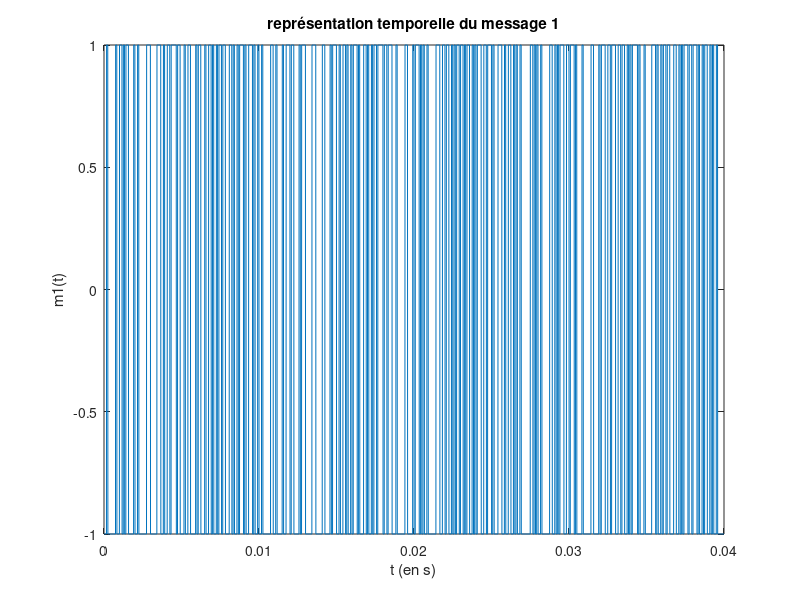
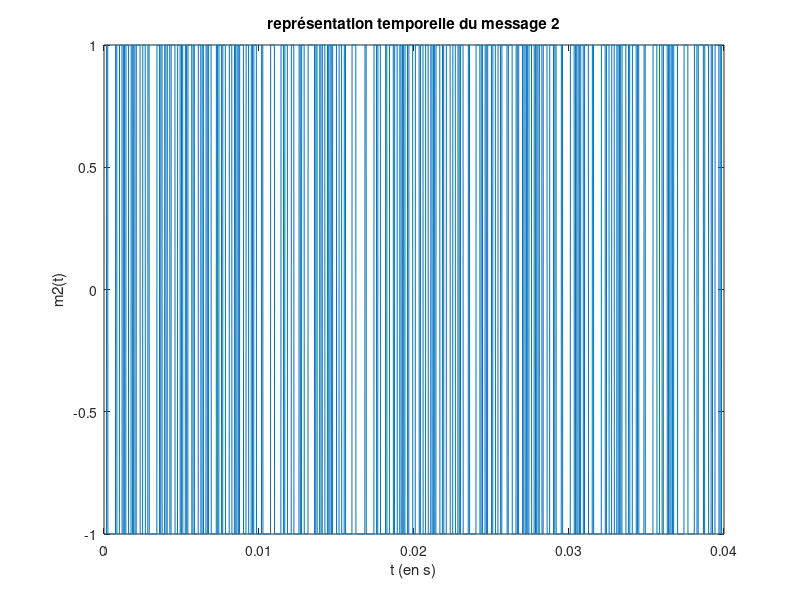
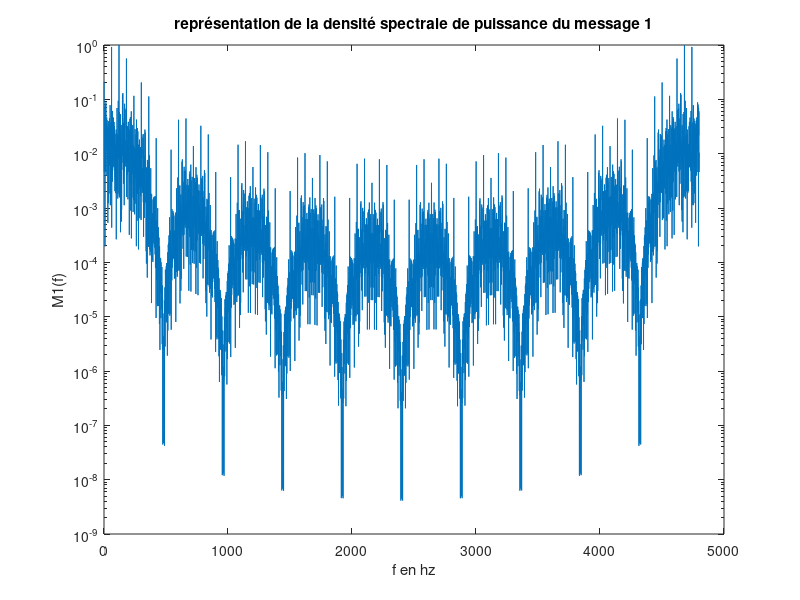
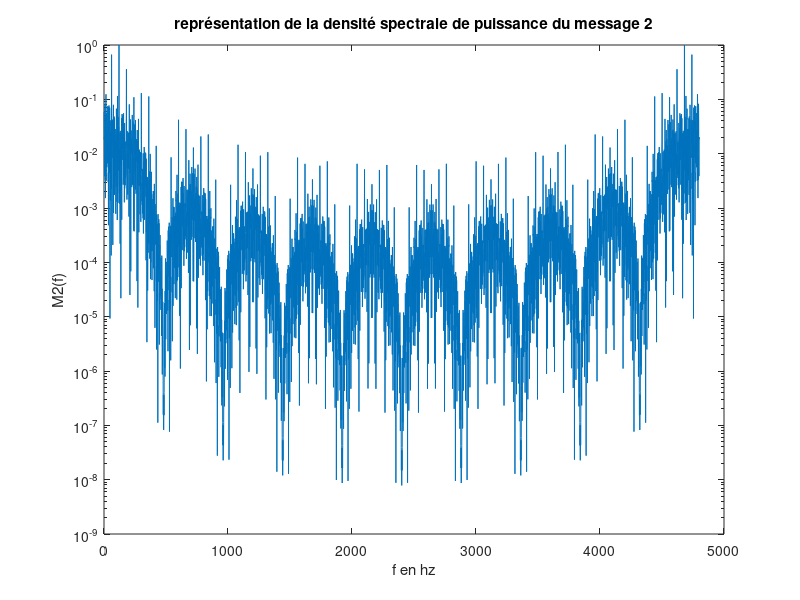

Recreate these plots in MATLAB, in order. (Note: this script raises an error after producing the figures.)
close all
clear all

load donnees1;
load donnees2;



%% Constante utilisée dans le tout le code 

N = length(bits_utilisateur1);
fe = 120000;
Te = 1/fe;
Ns = 10;
Ts = Ns*Te;
T = 0.04;
slot1 = 2;
slot2 = 5;
fp1 = 0;
fp2 = 46000;

    % CONSTRUCTION DU SIGNAL MF-TDMA A DECODER

%% 3.2.1 - Modulation bande base 

% On calcule les signaux m1(t) et m2(t) à partir de la suite de bits
% fournie

m1 = kron(2*bits_utilisateur1 - 1, ones(1, Ns));
m2 = kron(2*bits_utilisateur2 - 1, ones(1, Ns));


figure
plot([0 : T/(N*Ns -1) : T], m1);
xlabel('t (en s)');
ylabel('m1(t)')
title('représentation temporelle du message 1')

figure
plot([0 : T/(N*Ns -1) : T], m2);
xlabel('t (en s)');
ylabel('m2(t)');
title('représentation temporelle du message 2')


% On calcule les densités spectrales de puissance des signaux m1(t) et m2(t)

M1 = abs(fft(m1)).^2 / max(abs(fft(m1)).^2);
M2 = abs(fft(m2)).^2 / max(abs(fft(m2)).^2);



figure
semilogy(M1);
xlabel('f en hz')
ylabel('M1(f)')
title('représentation de la densité spectrale de puissance du message 1')


figure 
semilogy(M2);
xlabel('f en hz')
ylabel('M2(f)')
title('représentation de la densité spectrale de puissance du message 2')



%% 3.2.2 - Construction du signal MF-TDMA

% On génère les deux signaux de 5 slots et on y place les messages m1 et m2

m1_slot = zeros(1, 5*N*Ns);
m2_slot = zeros(1, 5*N*Ns);
m1_slot((slot1-1)*4800 : slot1*4800 - 1) = m1;
m2_slot((slot2-1)*4800 : slot2*4800 - 1) = m2;


figure 
plot(m1_slot);
xlabel('t en s');
ylabel('m1_slot(t)');
title('Représentation du signal m1 dans son slot')

figure 
plot(m2_slot);
xlabel('t en s');
ylabel('m2_slot(t)');
title('Représentation du signal m2 dans son slot')


% On place les messages précédemment construits sur leur fréquence porteuse

temps = [0: 5*T/(5*N*Ns - 1) :5*T];
x1 = m1_slot.*cos(2*pi*fp1*temps);
x2 = m2_slot.*cos(2*pi*fp2*temps);


% On somme les signaux dans leur slot pour former le signal complet

x = x1 + x2;


% On ajoute le bruit gaussien

SNR_db = 10;
Ps = mean(abs(x).^2);
SNR = 10^(SNR_db/10);
Pb = Ps/SNR;
Bruit = sqrt(Pb)*randn(1,length(x));

x = x + Bruit;

figure 
plot([0 : 5*T/(5*N*Ns - 1) : 5*T], x);
xlabel('t en s');
ylabel('x(t)');
title('représentation temporelle du signal complet')


% On calcul la densité spectrale de puissance du signal complet 

X = abs(fft(x)).^2 / max(abs(fft(x)).^2);;


figure 
semilogy(X);
xlabel('f en Hz');
ylabel('X(f)');
title('représentation de la densite spectrale de puissance du signal complet');



    % MISE EN PLACE DU RECEPTEUR MF-TDMA


%% 4.1.1 - Synthèse du filtre pâsse-bas

% On implante le filtre passe-bas pour récupérer le signal x1

fc_bas = 30000/fe;
N_filtre = 101;
Ordre_N_filtre = [-(N_filtre-1)/2:1:(N_filtre-1)/2];
h_N_bas = 2 * fc_bas * sinc(2*fc_bas*Ordre_N_filtre);


% Affichage de la réponse impultionelle du filtre passe-bas
figure
plot(h_N_bas);
xlabel('t en s');
ylabel('h_bas(t)')
title('reponse impultionelle du filtre passe bas');

% Affichage de la réponse fréquentielle du filtre passe-bas
figure
semilogy(abs(fft(h_N_bas)).^2 / max(abs(fft(h_N_bas)).^2));
xlabel('f en Hz');
ylabel('H_bas(f)')
title('réponse en fréquence du filtre passe bas')

% Affichage de la densité spectrale du signal reçu et de la réponse fréquentielle du filtre passe-bas
figure
semilogy(X);
hold on;
semilogy(abs(fft(h_N_bas)).^2 / max(abs(fft(h_N_bas)).^2),'g-');
xlabel('f en Hz');
ylabel('X(f) en bleu | H_bas(f) en vert')
title('densité spectrale de puissance du signal reçu et reponse fréquentielle du filtre passe bas')



%%  4.1.2 - Synthèse du filtre passe-haut

% On implante le filtre passe_haut pour récupérer le signal x2

h_N_haut = -h_N_bas;
h_N_haut((N_filtre-1)/2+1) = 1 - h_N_bas((N_filtre-1)/2+1);

% Affichage de la réponse impultionelle du filtre passe-haut
figure
plot(h_N_haut);
xlabel('t en s');
ylabel('h_haut(t)')
title('réponse impultionelle du filtre passe haut')

% Affichage de la réponse fréquentielle du filtre passe-haut
figure 
semilogy(abs(fft(h_N_haut)).^2 / max(abs(fft(h_N_haut)).^2));
xlabel('f en Hz');
ylabel('H_haut(f)');
title('réponse en fréquence du filtre passe haut')

% Affichage de la densité spectrale du signal reçu et de la réponse fréquentielle du filtre passe-haut
figure
semilogy(X);
hold on;
semilogy((abs(fft(h_N_haut)).^2),'r-');
xlabel('f en Hz');
ylabel('X(f) en bleu | H_haut(f) en rouge')
title('représentation fréquentielle du signal reçu et du filtre passe haut')


%%   4.1.3 - Filtrage 

% Calcul des signaux à retrouver à l'aide de la fonction filter.m
retard = (N_filtre-1)/2;
x1_tilde = filter(h_N_bas,1,[x zeros(1, retard)]);
x1_tilde = x1_tilde(retard+1:end);

x2_tilde = filter(h_N_haut,1,[x zeros(1, retard)]);
x2_tilde = x2_tilde(retard+1:end);

% Affichage de ces signaux
figure
plot(x1_tilde);
xlabel('t en s');
ylabel('x1~(t)')
title('représentation du message filtré par le passe bas');

figure
plot(x2_tilde);
xlabel('t en s');
ylabel('x2~(t)')
title('représentation du message filtré par le passe heut')


%% 4.2 Retour en bande de base

% On multiplie par un cos de même fréquence que la fréquence porteuse de chaque signal 

x1_rbb = x1_tilde.*cos(2*pi*fp1*temps);
x2_rbb = x2_tilde.*cos(2*pi*fp2*temps);

fc_bb = 10000/fe;
h_N_bb = 2 * fc_bb * sinc(2*fc_bb*Ordre_N_filtre);


% on filtre ainsi ce signal par un passe-bas pour obtenir une démodulation d'amplitude cohérente 

x1_retour_bande_base = filter(h_N_bb, 1, [x1_rbb zeros(1, retard)]);
x2_retour_bande_base = filter(h_N_bb, 1, [x2_rbb zeros(1, retard)]);

x1_retour_bande_base = x1_retour_bande_base(retard+1:end);
x2_retour_bande_base = x2_retour_bande_base(retard+1:end);

%% 4.3 - Detection du slot utile 

% Calcul de l'énergie de chaque slot de chacun des deux signaux récuperés

E_slot1_1 = mean(abs(x1_retour_bande_base(1:4800)).^2);
E_slot2_1 = mean(abs(x1_retour_bande_base(4801:9600)).^2);
E_slot3_1 = mean(abs(x1_retour_bande_base(9601:14400)).^2);
E_slot4_1 = mean(abs(x1_retour_bande_base(14401:19200)).^2);
E_slot5_1 = mean(abs(x1_retour_bande_base(19201:24000)).^2);

E_slot1_2 = mean(abs(x2_retour_bande_base(1:4800)).^2);
E_slot2_2 = mean(abs(x2_retour_bande_base(4801:9600)).^2);
E_slot3_2 = mean(abs(x2_retour_bande_base(9601:14400)).^2);
E_slot4_2 = mean(abs(x2_retour_bande_base(14401:19200)).^2);
E_slot5_2 = mean(abs(x2_retour_bande_base(19201:24000)).^2);

% On récupère le slot où l'énergie y est maximale pour chauqe signal 
E_retourne_1 = [E_slot1_1 E_slot2_1 E_slot3_1 E_slot4_1 E_slot5_1];
[~ , slot_signal_1] = max(E_retourne_1);

E_retourne = [E_slot1_2 E_slot2_2 E_slot3_2 E_slot4_2 E_slot5_2];
[~ , slot_signal_2] = max(E_retourne);

% On recupère le message sur le slot calculé précédemment
message1_retrouve = x1_retour_bande_base((slot_signal_1 - 1)*4800 + 1: slot_signal_1*4800);
message2_retrouve = x2_retour_bande_base((slot_signal_2 - 1)*4800 + 1: slot_signal_2*4800);


%% 4.4 - Démodulation bande de base 

% On procède à une démodulation en bande de base pour récuperer les bits de chaque message 

SignalFiltre_1=filter(ones(1,Ns),1,message1_retrouve) ;
SignalEchantillonne_1=SignalFiltre_1(Ns :Ns :end) ;
BitsRecuperes_1=(sign(SignalEchantillonne_1)+1)/2;

SignalFiltre_2=filter(ones(1,Ns),1,message2_retrouve) ;
SignalEchantillonne_2=SignalFiltre_2(Ns :Ns :end) ;
BitsRecuperes_2=(sign(SignalEchantillonne_2)+1)/2;



%% FINAL BIN TO STR

% On utilise la fonctino bin2str.m pour tranformer les bits récuperés en une chaîne de caractère formant ainsi le message à décoder

Message1 = bin2str(BitsRecuperes_1)
Message2 = bin2str(BitsRecuperes_2)